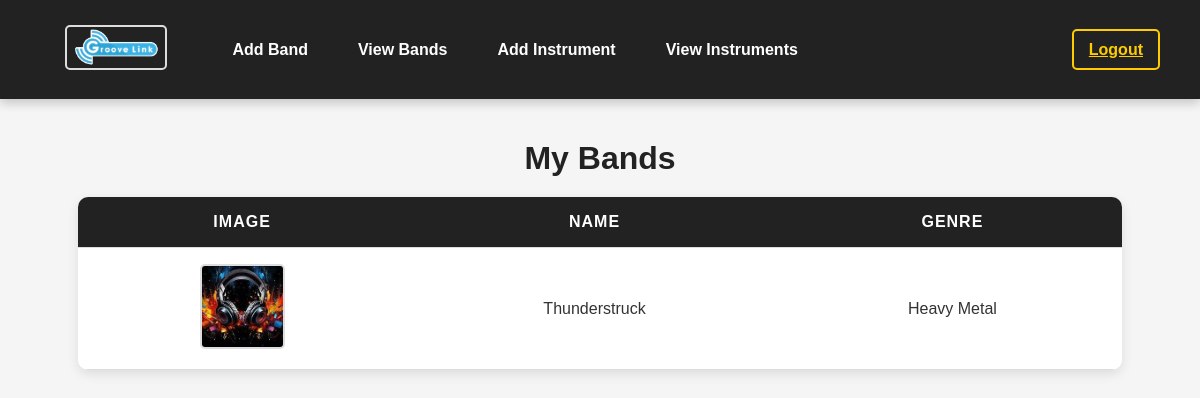
Before: /viewband/ (signed in) with the older database file.
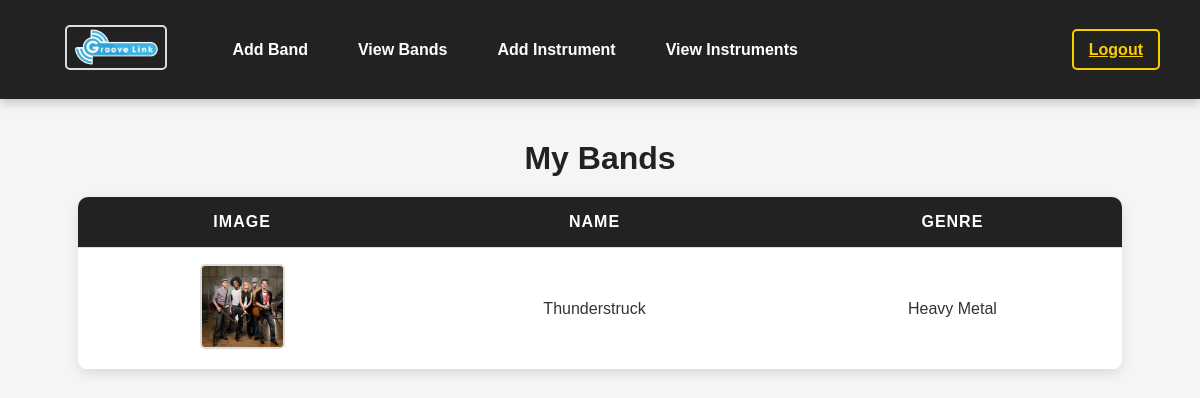
After: the same page with the newer database file.
### app/models.py (models this page shows, shortened)
class BandTeam(models.Model):
    staf = models.ForeignKey(Staf, on_delete=models.CASCADE, related_name="bands")
    name = models.CharField(max_length=100)
    genre = models.CharField(max_length=100)
    description = models.TextField()
    image = models.ImageField(upload_to="bands/")

### app/views.py (the view)
# urls.py: path("viewband/", views.view_band_teams, name="view_band_teams"),
def view_band_teams(request):
    if "user_id" not in request.session:
        return redirect("login")
    if request.session["user_type"] == "Admin":
        bands = BandTeam.objects.all()  # Admin sees all bands
    elif request.session["user_type"] == "Seller":
        staf = get_object_or_404(Staf, id=request.session["user_id"])
        bands = BandTeam.objects.filter(staf=staf)  # Seller sees only their bands
    else:
        return redirect("unauthorized")
    return render(request, "staf/view_band_teams.html", {"bands": bands})

### templates/staf/view_band_teams.html (shortened to what this page needs)
<!DOCTYPE html>
<html lang="en">
<head>
</head>
<body>
    <nav>
        <div class="nav-links">
            <a class="logo" href="../stafhome"><img src="../static/unnamed.png" alt="Logo"></a>
            <a href="../addband">Add Band</a>
            <a href="../viewband">View Bands</a>
            <a href="../addproduct">Add Instrument</a>
            <a href="../viewproduct">View Instruments</a>
        </div>
        <div class="logout">
            <a href="../logout">Logout</a>
        </div>
    </nav>
    <div class="content">
        <h2>My Bands</h2>
        <table>
            <thead>
                <tr>
                    <th>Image</th>
                    <th>Name</th>
                    <th>Genre</th>
                </tr>
            </thead>
            <tbody>
                {% for band in bands %}
                <tr>
                    <td>
                        {% if band.image %}
                            <img src="{{ band.image.url }}" alt="{{ band.name }}">
                        {% else %}
                            No Image Available
                        {% endif %}
                    </td>
                    <td>{{ band.name }}</td>
                    <td>{{ band.genre }}</td>
                </tr>
                {% endfor %}
            </tbody>
        </table>
    </div>
</body>
</html>

### templates/staf/view_band_teams.html (style rules this page uses)
* { margin: 0; padding: 0; box-sizing: border-box; font-family: 'Arial', sans-serif; }
body { background-color: #f5f5f5; color: #333; display: flex; flex-direction: column; align-items: center; justify-content: center; padding: 20px; }
nav { width: 100%; background: #222; padding: 15px 40px; display: flex; justify-content: space-between; align-items: center; position: fixed; top: 0; left: 0; z-index: 1000; box-shadow: 0px 4px 10px rgba(0, 0, 0, 0.2); }
.nav-links { display: flex; align-items: center; }
.nav-links a { color: white; text-decoration: none; margin: 0 15px; font-weight: bold; transition: 0.3s; padding: 10px; border-radius: 5px; }
.logout a { color: #ffcc00; font-weight: bold; padding: 10px 15px; border: 2px solid #ffcc00; border-radius: 5px; transition: 0.3s ease-in-out; }
.logo img { height: 45px; width: auto; margin-right: 15px; }
.content { margin-top: 120px; width: 90%; max-width: 1100px; text-align: center; }
h2 { margin-bottom: 20px; font-size: 32px; color: #222; }
table { width: 100%; border-collapse: collapse; background: white; box-shadow: 0px 4px 12px rgba(0, 0, 0, 0.1); border-radius: 10px; overflow: hidden; margin-top: 20px; }
th, td { padding: 16px; text-align: center; border-bottom: 1px solid #ddd; font-size: 16px; }
th { background: #222; color: white; text-transform: uppercase; letter-spacing: 1px; }
img { width: 85px; height: 85px; object-fit: cover; border-radius: 5px; border: 2px solid #ddd; }

Changed rows visible on the page:
changed BandTeam "Thunderstruck": image: a different picture
